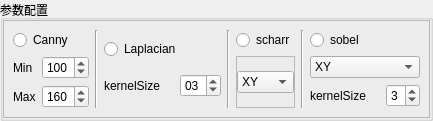
         <widget class="QWidget" name="parameter_page_6">
          <layout class="QHBoxLayout" name="horizontalLayout_8">
           <property name="spacing">
            <number>0</number>
           </property>
           <property name="leftMargin">
            <number>0</number>
           </property>
           <property name="topMargin">
            <number>0</number>
           </property>
           <property name="rightMargin">
            <number>0</number>
           </property>
           <property name="bottomMargin">
            <number>0</number>
           </property>
           <item>
            <widget class="QGroupBox" name="groupBox_6">
             <property name="title">
              <string>参数配置</string>
             </property>
             <layout class="QHBoxLayout" name="horizontalLayout_36">
              <property name="spacing">
               <number>0</number>
              </property>
              <property name="leftMargin">
               <number>0</number>
              </property>
              <property name="topMargin">
               <number>0</number>
              </property>
              <property name="rightMargin">
               <number>0</number>
              </property>
              <property name="bottomMargin">
               <number>0</number>
              </property>
              <item alignment="Qt::AlignVCenter">
               <widget class="QFrame" name="frame_10">
                <property name="frameShape">
                 <enum>QFrame::StyledPanel</enum>
                </property>
                <property name="frameShadow">
                 <enum>QFrame::Raised</enum>
                </property>
                <layout class="QHBoxLayout" name="horizontalLayout_39">
                 <item>
                  <layout class="QVBoxLayout" name="verticalLayout_40">
                   <item alignment="Qt::AlignTop">
                    <widget class="QRadioButton" name="radioButton_Canny">
                     <property name="text">
                      <string>Canny</string>
                     </property>
                     <attribute name="buttonGroup">
                      <string notr="true">buttonGroup_5</string>
                     </attribute>
                    </widget>
                   </item>
                   <item>
                    <layout class="QGridLayout" name="gridLayout_8">
                     <item row="0" column="0">
                      <widget class="QLabel" name="label_33">
                       <property name="text">
                        <string>Min</string>
                       </property>
                      </widget>
                     </item>
                     <item row="0" column="1">
                      <widget class="QSpinBox" name="spinBox_21">
                       <property name="maximum">
                        <number>255</number>
                       </property>
                       <property name="value">
                        <number>100</number>
                       </property>
                      </widget>
                     </item>
                     <item row="1" column="0">
                      <widget class="QLabel" name="label_34">
                       <property name="text">
                        <string>Max</string>
                       </property>
                      </widget>
                     </item>
                     <item row="1" column="1">
                      <widget class="QSpinBox" name="spinBox_22">
                       <property name="maximum">
                        <number>255</number>
                       </property>
                       <property name="value">
                        <number>160</number>
                       </property>
                      </widget>
                     </item>
                    </layout>
                   </item>
                  </layout>
                 </item>
                 <item>
                  <widget class="Line" name="line_13">
                   <property name="orientation">
                    <enum>Qt::Vertical</enum>
                   </property>
                  </widget>
                 </item>
                 <item>
                  <layout class="QVBoxLayout" name="verticalLayout_41">
                   <item>
                    <widget class="QRadioButton" name="radioButton_Laplacian">
                     <property name="text">
                      <string>Laplacian</string>
                     </property>
                     <attribute name="buttonGroup">
                      <string notr="true">buttonGroup_5</string>
                     </attribute>
                    </widget>
                   </item>
                   <item>
                    <layout class="QHBoxLayout" name="horizontalLayout_38">
                     <item>
                      <widget class="QLabel" name="label_47">
                       <property name="minimumSize">
                        <size>
                         <width>70</width>
                         <height>0</height>
                        </size>
                       </property>
                       <property name="maximumSize">
                        <size>
                         <width>70</width>
                         <height>16777215</height>
                        </size>
                       </property>
                       <property name="text">
                        <string>kernelSize</string>
                       </property>
                      </widget>
                     </item>
                     <item>
                      <widget class="QSpinBox" name="spinBox_23">
                       <property name="prefix">
                        <string>0</string>
                       </property>
                       <property name="minimum">
                        <number>1</number>
                       </property>
                       <property name="maximum">
                        <number>9</number>
                       </property>
                       <property name="singleStep">
                        <number>2</number>
                       </property>
                       <property name="value">
                        <number>3</number>
                       </property>
                      </widget>
                     </item>
                    </layout>
                   </item>
                  </layout>
                 </item>
                 <item>
                  <widget class="Line" name="line_14">
                   <property name="orientation">
                    <enum>Qt::Vertical</enum>
                   </property>
                  </widget>
                 </item>
                 <item>
                  <layout class="QVBoxLayout" name="verticalLayout_44">
                   <item>
                    <widget class="QRadioButton" name="radioButton_scharr">
                     <property name="text">
                      <string>scharr</string>
                     </property>
                     <attribute name="buttonGroup">
                      <string notr="true">buttonGroup_5</string>
                     </attribute>
                    </widget>
                   </item>
                   <item>
                    <widget class="QFrame" name="frame_11">
                     <property name="frameShape">
                      <enum>QFrame::StyledPanel</enum>
                     </property>
                     <property name="frameShadow">
                      <enum>QFrame::Raised</enum>
                     </property>
                     <layout class="QVBoxLayout" name="verticalLayout_42">
                      <property name="spacing">
                       <number>0</number>
                      </property>
                      <property name="leftMargin">
                       <number>0</number>
                      </property>
                      <property name="topMargin">
                       <number>0</number>
                      </property>
                      <property name="rightMargin">
                       <number>0</number>
                      </property>
                      <property name="bottomMargin">
                       <number>0</number>
                      </property>
                      <item>
                       <widget class="QComboBox" name="comboBox_4">
                        <item>
                         <property name="text">
                          <string>XY</string>
                         </property>
                        </item>
                        <item>
                         <property name="text">
                          <string>X</string>
                         </property>
                        </item>
                        <item>
                         <property name="text">
                          <string>Y</string>
                         </property>
                        </item>
                       </widget>
                      </item>
                     </layout>
                    </widget>
                   </item>
                  </layout>
                 </item>
                 <item>
                  <widget class="Line" name="line_15">
                   <property name="orientation">
                    <enum>Qt::Vertical</enum>
                   </property>
                  </widget>
                 </item>
                 <item>
                  <layout class="QVBoxLayout" name="verticalLayout_43">
                   <item>
                    <widget class="QRadioButton" name="radioButton_sobel">
                     <property name="text">
                      <string>sobel</string>
                     </property>
                     <attribute name="buttonGroup">
                      <string notr="true">buttonGroup_5</string>
                     </attribute>
                    </widget>
                   </item>
                   <item>
                    <widget class="QComboBox" name="comboBox_5">
                     <item>
                      <property name="text">
                       <string>XY</string>
                      </property>
                     </item>
                     <item>
                      <property name="text">
                       <string>X</string>
                      </property>
                     </item>
                     <item>
                      <property name="text">
                       <string>Y</string>
                      </property>
                     </item>
                    </widget>
                   </item>
                   <item>
                    <layout class="QHBoxLayout" name="horizontalLayout_37">
                     <item>
                      <widget class="QLabel" name="label_46">
                       <property name="minimumSize">
                        <size>
                         <width>70</width>
                         <height>0</height>
                        </size>
                       </property>
                       <property name="maximumSize">
                        <size>
                         <width>70</width>
                         <height>16777215</height>
                        </size>
                       </property>
                       <property name="text">
                        <string>kernelSize</string>
                       </property>
                      </widget>
                     </item>
                     <item>
                      <widget class="QSpinBox" name="spinBox_24">
                       <property name="minimum">
                        <number>1</number>
                       </property>
                       <property name="maximum">
                        <number>9</number>
                       </property>
                       <property name="singleStep">
                        <number>2</number>
                       </property>
                       <property name="value">
                        <number>3</number>
                       </property>
                      </widget>
                     </item>
                    </layout>
                   </item>
                  </layout>
                 </item>
                </layout>
               </widget>
              </item>
             </layout>
            </widget>
           </item>
          </layout>
         </widget>
